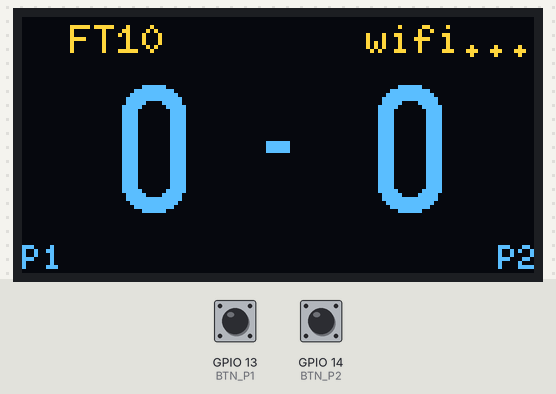
The sketch below on a simulated ESP8266 (NodeMCU). Parts: 128×64 one-colour display. The inputs (shaded band) are chosen by the test bench; at power-on: GPIO 13 (BTN_P1) HIGH, GPIO 14 (BTN_P2) HIGH. The OLED is the two-colour kind (top 16 rows yellow); WiFi joins after 1.5 s; servers stay silent unless stated.

Above: at 0.1 s.
At 2.3 s:
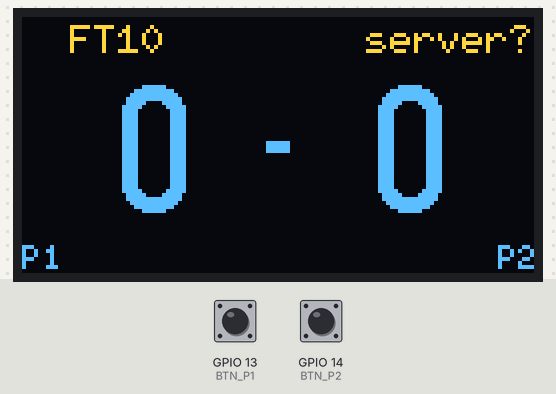

The sketch:

esp-scoreboard.ino
```cpp
// MadGear score buttons: ESP32 / ESP8266 with a 128x64 OLED.
// Talks to the overlay server (stream/server.mjs) over Wi-Fi and shows the live score.
//
// Buttons (wired from the pin to GND, no resistors needed):
//   P1 button   short press = P1 +1    hold (0.6 s) = P1 -1
//   P2 button   short press = P2 +1    hold (0.6 s) = P2 -1
//   both        hold 2 s = reset score
//
// Arduino IDE libraries (Library Manager): "U8g2" by olikraus, "ArduinoJson" by Benoit Blanchon.

// ===================== Settings =====================
const char* WIFI_SSID = "your-wifi";
const char* WIFI_PASS = "your-password";
const char* SERVER = "http://192.168.1.50:8123";  // stream PC IP (ipconfig), port from config.json

const int BTN_P1 = 13;  // ESP32: avoid 34-39 (no pull-up). ESP8266: use D5/D6/D7 (14/12/13)
const int BTN_P2 = 14;

// OLED: pick the line that matches your display. I2C pins: -1 = board default.
#define OLED_SDA -1   // Heltec WiFi Kit 32 (V2): 4    generic ESP32: 21
#define OLED_SCL -1   // Heltec WiFi Kit 32 (V2): 15   generic ESP32: 22
#define OLED_RST -1   // Heltec WiFi Kit 32 (V2): 16
// ====================================================

#include <U8g2lib.h>
#include <ArduinoJson.h>
#if defined(ESP32)
  #include <WiFi.h>
  #include <HTTPClient.h>
#else
  #include <ESP8266WiFi.h>
  #include <ESP8266HTTPClient.h>
#endif

#define PIN(p) ((p) == -1 ? U8X8_PIN_NONE : (p))
U8G2_SSD1306_128X64_NONAME_F_HW_I2C oled(U8G2_R0, PIN(OLED_RST), PIN(OLED_SCL), PIN(OLED_SDA));
// U8G2_SH1106_128X64_NONAME_F_HW_I2C oled(U8G2_R0, PIN(OLED_RST), PIN(OLED_SCL), PIN(OLED_SDA));  // 1.3" OLEDs

struct State { String p1 = "P1", p2 = "P2", title; int s1 = 0, s2 = 0, ft = 10; bool online = false; } st;

bool request(const String& path) {
  if (WiFi.status() != WL_CONNECTED) { st.online = false; return false; }
  WiFiClient client;
  HTTPClient http;
  http.setTimeout(700);
  http.begin(client, String(SERVER) + path);
  int code = http.GET();
  bool ok = false;
  if (code == 200) {
    JsonDocument doc;
    if (!deserializeJson(doc, http.getString())) {
      st.p1 = doc["p1"] | "P1"; st.p2 = doc["p2"] | "P2"; st.title = doc["title"] | "";
      st.s1 = doc["s1"] | 0;    st.s2 = doc["s2"] | 0;    st.ft = doc["ft"] | 10;
      ok = true;
    }
  }
  http.end();
  st.online = ok;
  return ok;
}

void draw() {
  oled.clearBuffer();
  // Top line: title + FT
  oled.setFont(u8g2_font_6x10_tf);
  String top = st.title + "  FT" + st.ft;
  top.toUpperCase();
  oled.drawStr(0, 9, top.c_str());
  if (!st.online) {
    oled.setDrawColor(0); oled.drawBox(128 - 6 * 7 - 2, 0, 6 * 7 + 2, 11); oled.setDrawColor(1);
    oled.drawStr(128 - 6 * 7, 9, WiFi.status() == WL_CONNECTED ? "server?" : "wifi...");
  }

  // Scores, winner boxed
  oled.setFont(u8g2_font_logisoso32_tn);
  char a[4], b[4];
  snprintf(a, sizeof a, "%d", st.s1);
  snprintf(b, sizeof b, "%d", st.s2);
  int wa = oled.getStrWidth(a), wb = oled.getStrWidth(b);
  oled.drawStr(32 - wa / 2, 49, a);
  oled.drawStr(96 - wb / 2, 49, b);
  oled.drawBox(61, 31, 6, 3);  // dash
  if (st.s1 >= st.ft) oled.drawFrame(32 - wa / 2 - 4, 13, wa + 8, 40);
  if (st.s2 >= st.ft) oled.drawFrame(96 - wb / 2 - 4, 13, wb + 8, 40);

  // Names
  oled.setFont(u8g2_font_5x8_tf);
  String n1 = st.p1.substring(0, 12), n2 = st.p2.substring(0, 12);
  oled.drawStr(0, 63, n1.c_str());
  oled.drawStr(128 - oled.getStrWidth(n2.c_str()), 63, n2.c_str());
  oled.sendBuffer();
}

// Button handling: short press fires on release, hold fires once at 600 ms.
struct Button { int pin; bool down = false; unsigned long since = 0; bool fired = false; };
Button b1{BTN_P1}, b2{BTN_P2};
bool comboUsed = false;
const unsigned long HOLD_MS = 600, RESET_MS = 2000, DEBOUNCE_MS = 30;

void handle(Button& b, const char* plus, const char* minus, unsigned long now) {
  bool pressed = digitalRead(b.pin) == LOW;
  if (pressed && !b.down && now - b.since > DEBOUNCE_MS) { b.down = true; b.since = now; b.fired = false; }
  else if (!pressed && b.down && now - b.since > DEBOUNCE_MS) {
    b.down = false; b.since = now;
    if (!b.fired && !comboUsed) { request(plus); draw(); }
  }
  if (b.down && !b.fired && !comboUsed && now - b.since >= HOLD_MS && !(b1.down && b2.down)) {
    b.fired = true; request(minus); draw();
  }
}

void setup() {
  pinMode(BTN_P1, INPUT_PULLUP);
  pinMode(BTN_P2, INPUT_PULLUP);
  oled.begin();
  draw();
  WiFi.mode(WIFI_STA);
  WiFi.begin(WIFI_SSID, WIFI_PASS);
}

unsigned long lastPoll = 0;

void loop() {
  unsigned long now = millis();
  handle(b1, "/api/p1/plus", "/api/p1/minus", now);
  handle(b2, "/api/p2/plus", "/api/p2/minus", now);

  // Both held: reset after 2 s. Ignore the individual presses until both are released.
  if (b1.down && b2.down) {
    if (!comboUsed && now - max(b1.since, b2.since) >= RESET_MS) { comboUsed = true; request("/api/reset"); draw(); }
    if (now - max(b1.since, b2.since) > 150) b1.fired = b2.fired = true;
  }
  if (!b1.down && !b2.down) comboUsed = false;

  // Keep in sync with changes from the control panel / streamdeck
  if (now - lastPoll > 1000) { lastPoll = now; request("/api/state"); draw(); }
  delay(5);
}
```
